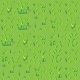

This is a level from a 2D game, rendered from its Tiled map with the project's own tilesets. A one-line summary and the map file follow, with tile-layer data summarised:
An orthogonal 5x5 tile map with 16x16 px tiles, 1 tile layer (Tiles).

<map version="1.9" tiledversion="1.9.0" orientation="orthogonal" renderorder="right-down" width="5" height="5" tilewidth="16" tileheight="16" infinite="0" nextlayerid="2" nextobjectid="1">
 <tileset firstgid="1" source="Grasslands.tsx" />
 <layer id="1" name="Tiles" width="5" height="5">
  <data>[25 cells, 25 non-empty, 9 distinct tile ids]</data>
 </layer>
</map>